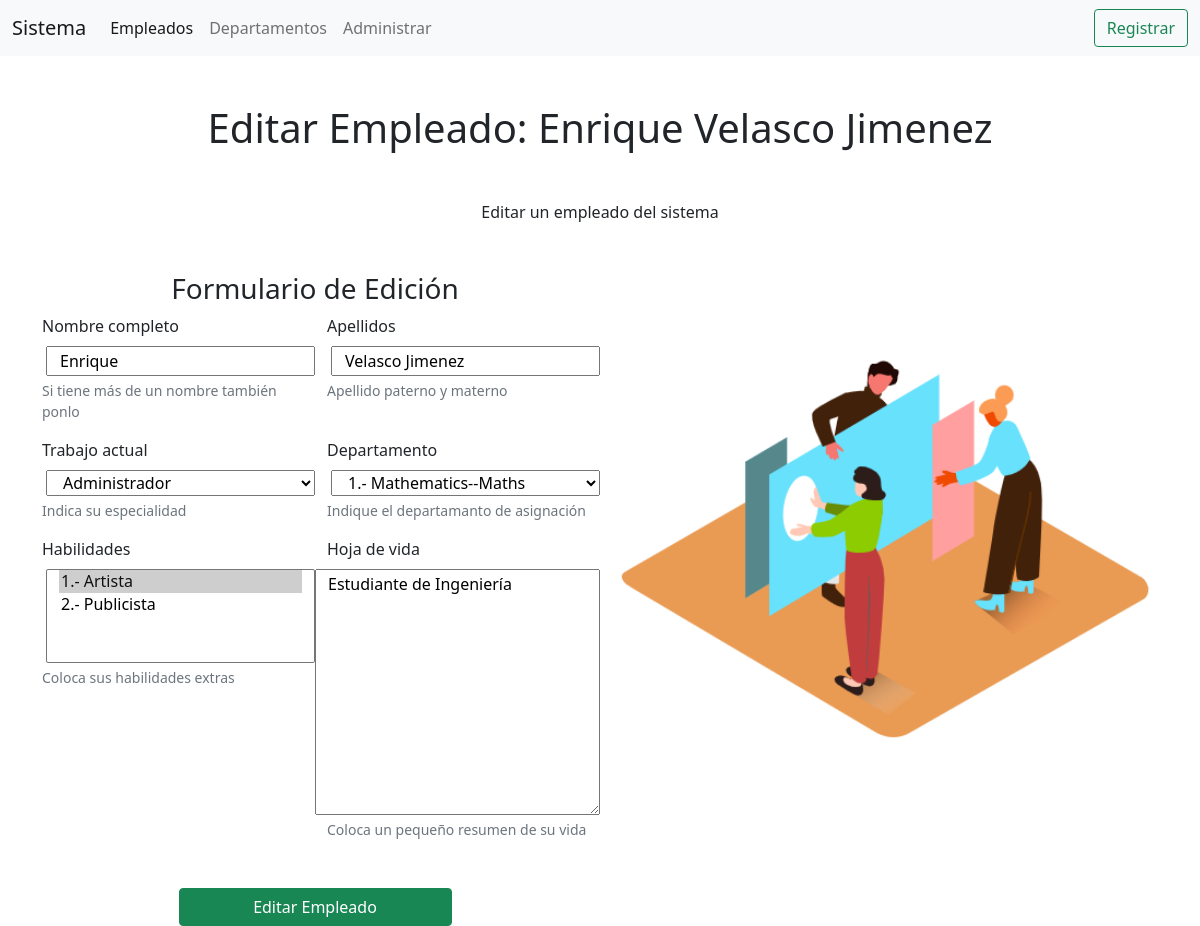
The page /update_empleado/1 on the database as committed earlier.
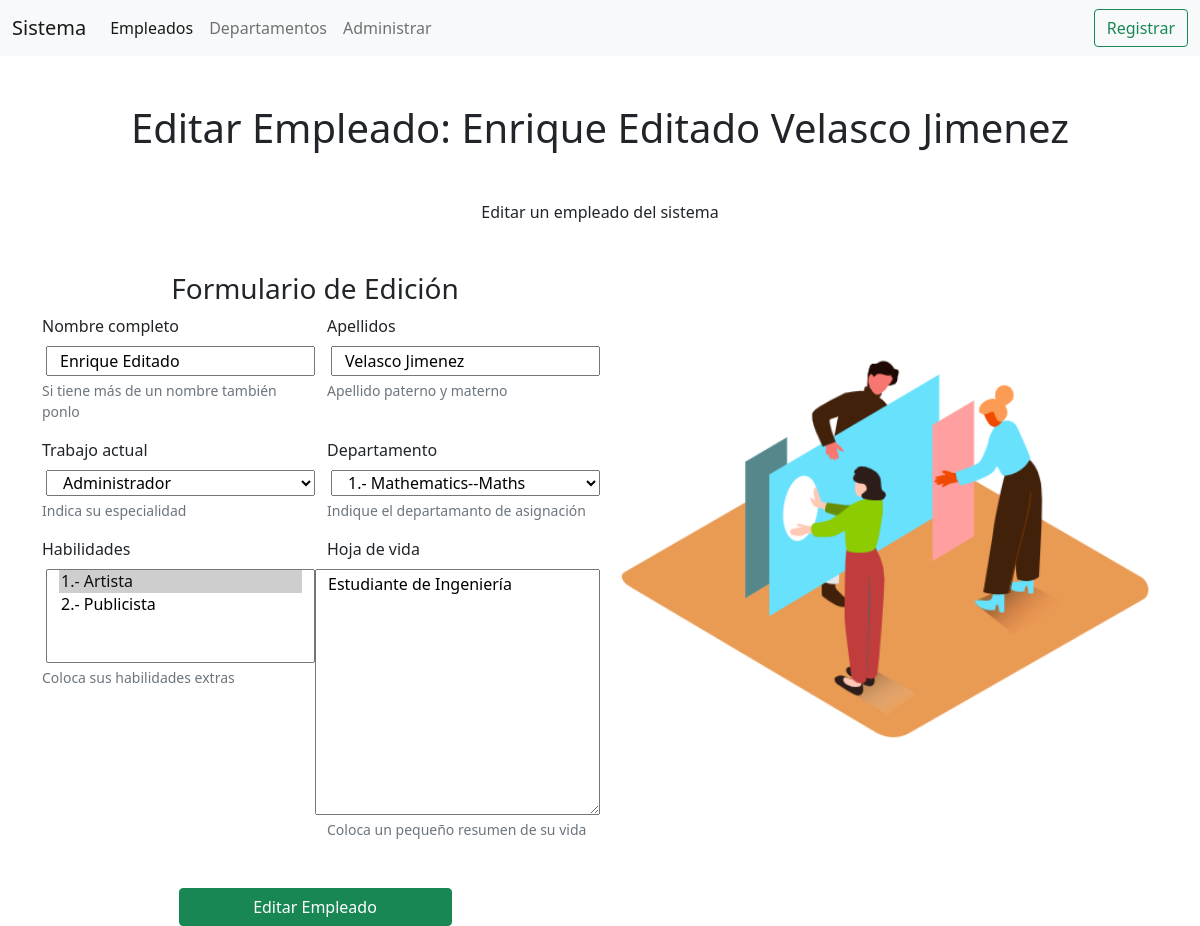
The same page on the database as committed later.
### apps/persona/models.py (models this page shows, shortened)
class Person(models.Model):
    jobs = [
        ('0', 'Contador'),
        ('1', 'Administrador'),
        ('2', 'Economista'),
        ('3', 'Sistemas'),
        ('4', 'Soporte'),
        ('5', 'Redes'),
        ('6', 'Web'),
        ('7', 'Apps')
    ]
    first_name = models.CharField('Name', max_length=50)
    last_name = models.CharField('Last Name', max_length=50)
    job = models.CharField('Job', max_length=50, choices=jobs)
    department = models.ForeignKey(Department, on_delete=models.CASCADE)
    habilidades = models.ManyToManyField(Habilidades)
    hoja_vida = RichTextField()
    avatar = models.ImageField('Avatar', upload_to='empleados', blank=True, null=True)
    class Meta:
        verbose_name = 'Empleado'
        verbose_name_plural = 'Empleados'
    @property
    def complete_name(self):
        return "%s %s" % (self.first_name, self.last_name)

### apps/persona/views.py (the view, shortened to what this page needs)
# urls.py: path('update_empleado/<pk>', views.EmpleadoUpdateView.as_view(), name='update_empleado'),
class EmpleadoUpdateView(UpdateView):
    model = Person
    template_name = "Person/update.html"
    fields = ('__all__')
    success_url = reverse_lazy('person_app:list_all')

### apps/department/models.py (called while the page is built)
    def __str__(self):
        return str(self.id) + '.- ' + self.name + '--' + self.short_name

### apps/persona/models.py (called while the page is built)
    def __str__(self):
        return str(self.id) + ".- " + self.habilidad

### templates/Person/update.html (shortened to what the changed rows need)
{% extends 'base.html' %}
{% load static %}
{% block content %}
    <div class="container mt-5">
        <h1 class="text-center mb-5">Editar Empleado: {{object.complete_name}}</h1>
        <p class="text-center mt-5 mb-5">Editar un empleado del sistema</p>
        <div class="row d-flex justify-content-between">
            <div class="col-md-6">
                <form method="POST">{% csrf_token %}
                    <div class="row">
                        <div class="col-md-6">
                            <div class="row ms-1">
                            {{form.first_name}}
                            </div>
                        </div>
                        <div class="col-md-6">
                            <div class="row ms-1">
                            {{form.last_name}}
                            </div>
                        </div>
                    </div>
                    <div class="row mt-3">
                        <div class="col-md-6">
                            <div class="row ms-1">
                            {{form.job}}
                            </div>
                        </div>
                        <div class="col-md-6">
                            <div class="row ms-1">
                            {{form.department}}
                            </div>
                        </div>
                    </div>
                    <div class="row mt-3">
                        <div class="col-md-6">
                            <div class="row">
                            {{form.hoja_vida}}
                            </div>
                        </div>
                    </div>
                </form>
            </div>
            <div class="col-md-6">
            </div>
        </div>
    </div>
{% endblock content %}

Rows that differ between the two databases and show on the page:
changed Person "Velasco Jimenez": complete_name "Enrique Velasco Jimenez" → "Enrique Editado Velasco Jimenez"; first_name "Enrique" → "Enrique Editado"
